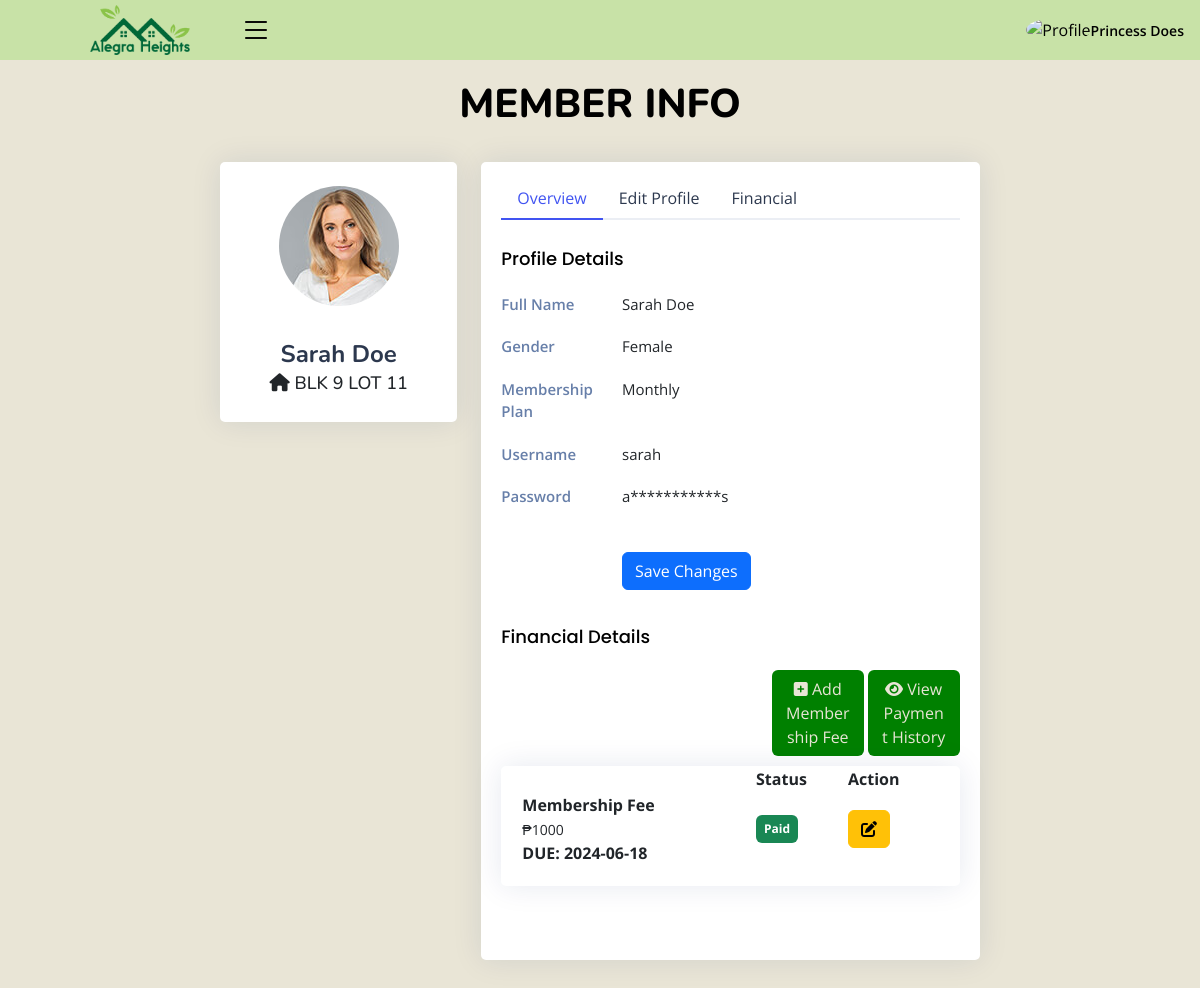
Page /admin/view_member.php?status=view&&id=19 (signed in) on the earlier database version.
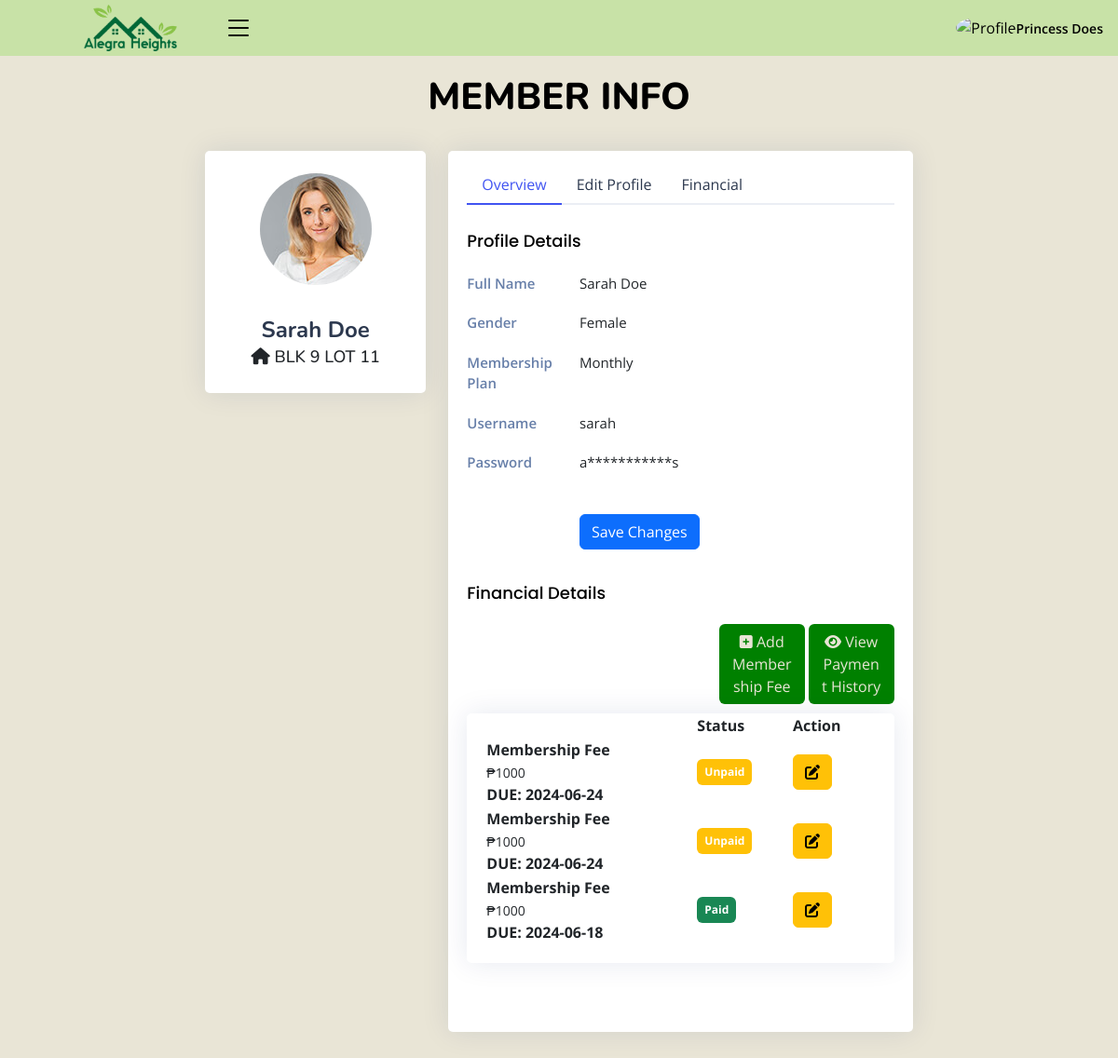
Same page on the later database version.
### tables this page shows
CREATE TABLE `finances` (
  `id` int(11) NOT NULL,
  `user_id` int(11) NOT NULL,
  `amount` int(11) NOT NULL,
  `bal` int(11) NOT NULL,
  `type` varchar(250) NOT NULL DEFAULT 'Membership Fee',
  `date` date NOT NULL DEFAULT current_timestamp(),
  `deadline` date NOT NULL DEFAULT current_timestamp(),
  `status` int(11) NOT NULL
);

### admin/class/adminback.php (called while the page is built, shortened)
<?php
class  adminback
{
    private $connection;
    function __construct()
    {
        $dbhost = "localhost";
        $dbuser = "root";
        $dbpass = "";
        $dbname = "alegra_heights_db";
        $this->connection = mysqli_connect($dbhost, $dbuser, $dbpass, $dbname);
    }
    function display_mem_id($id)
    {
        $query = "SELECT * FROM `members` WHERE `id`=$id";
        if (mysqli_query($this->connection, $query)) {
            $mem_info = mysqli_query($this->connection, $query);
            $mem_fetch = mysqli_fetch_assoc($mem_info);
            return $mem_fetch;
        }
    }
    function display_fin_id($id)
    {
        $query = "SELECT * FROM `finances` WHERE `user_id`=$id  ORDER BY `status` ASC, `date` DESC";
        if(mysqli_query($this->connection, $query)){
            $result = mysqli_query($this->connection, $query);
            return $result;
        }
    }
}

### admin/view_member.php (the view, shortened to what the changed rows need)
<?php
include_once("class/adminback.php");
$obj = new adminback();
if(isset($_GET['status'])){
  if($_GET['status']=='view'){
  $mem_id = $_GET['id'];
  $mem = $obj->display_mem_id($mem_id);
  $fin = $obj->display_fin_id($mem_id);
  }
}
?>
<!DOCTYPE html>
<html lang="en">
<?php include('header.php')?>
<link rel="stylesheet" href="https://cdn.datatables.net/1.13.4/css/jquery.dataTables.min.css">
<link rel="stylesheet" href="https://cdn.datatables.net/searchpanes/2.1.2/css/searchPanes.dataTables.min.css">
<link rel="stylesheet" href="https://cdn.datatables.net/searchpanes/2.1.2/js/dataTables.searchPanes.min.js">
<body class="toggle-sidebar">
    <main id="main" class="main">
        <div class="pagetitle">
            <h1>MEMBER INFO</h1>
            <br>
        </div>
        <section class="section profile">
            <div style="margin: auto;" class="col-xl-8">
                <div class="row">
                    <div class="col-xl-4">
                        <div class="card">
                            <div class="card-body profile-card pt-4 d-flex flex-column align-items-center">
                                    class="rounded-circle"> <br>
                                <h2><?php echo $mem['first_name']." ".$mem['last_name'] ?></h2>
                            </div>
                        </div>
                    </div>
                    <div class="col-xl-8">
                        <div class="card">
                            <div class="card-body pt-3">
                                    <div class="tab-pane fade show finance-edit" id="finance-edit">
                                        <div class="row">
                                            <div class="col-lg-12">
                                                <div class="card">
                                                    <div class="card-body" style="overflow-x:auto;">
                                                        <div class="table-wrapper">
                                                            <table id="example" class="stripe" style="width:100%">
                                                                <thead>
                                                                    <tr>
                                                                        <th scope="col"></th>
                                                                        <th scope="col">Status</th>
                                                                        <th scope="col">Action</th>
                                                                    </tr>
                                                                </thead>
                                                                <tbody>
                                                                    <?php while($ff = mysqli_fetch_assoc($fin)){ ?>
                                                                    <tr>
                                                                        <td><b><?php echo $ff['type'];?></b><br>
                                                                            <small>
                                                                                ₱<?php echo $ff['amount'];?>
                                                                            </small>
                                                                            <br>
                                                                            <b> DUE:
                                                                                <?php echo $ff['deadline'];?><b>
                                                                        </td>
                                                                        <td>
                                                                                    <?php if ($ff['status'] == 0) { ?>
                                                                                        <span class="badge bg-warning p-2">Unpaid</span>
                                                                                    <?php } elseif ($ff['status'] == 1) { ?>
                                                                                        <span class="badge bg-success p-2">Paid</span>
                                                                                    <?php } ?>
                                                                        </td>
                                                                        <td>
                                                                            <button type="button" data-bs-toggle="modal"
                                                                                data-bs-target="#verticalycentered"
                                                                                data-amount = "<?php echo $ff['amount']; ?>"
                                                                                class="btn btn-warning edit-item-btn"><i
                                                                                    class="fa-solid fa-pen-to-square"></i></button>
                                                                        </td>
                                                                    </tr>
                                                                    <?php } ?>
                                                                </tbody>
                                                            </table>
                                                        </div>
                                                    </div>
                                                </div>
                                            </div>
                                        </div>
                                        <br>
                                    </div>
                                </div>
                            </div>
                        </div>
                    </div>
        </section>
    </main>
</body>
</html>

Differences in the rows shown:
added finances: type "Membership Fee", amount "1000", deadline "2024-06-24", status "Unpaid"
added finances: type "Membership Fee", amount "1000", deadline "2024-06-24", status "Unpaid"
